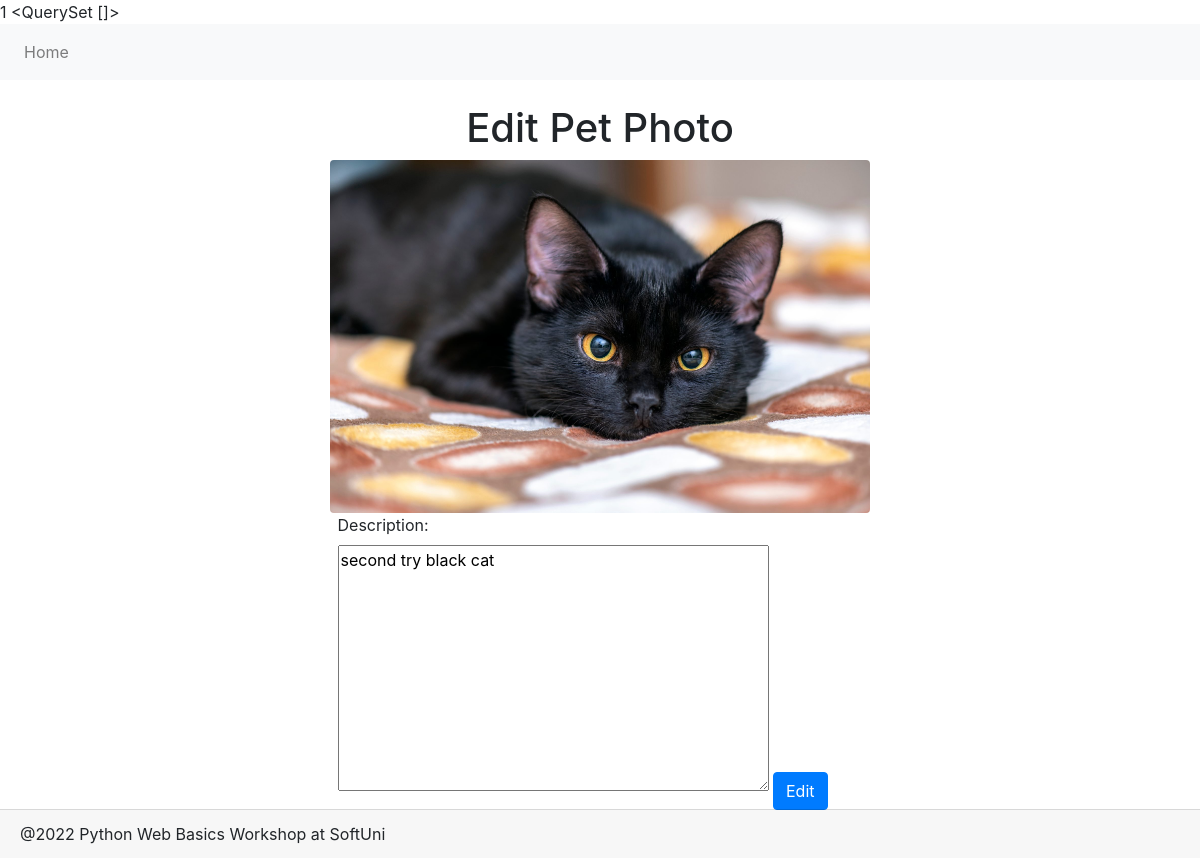
/photo/edit/2/, run on the app's committed database.
### petstagram/main/models.py (models this page shows)
class PetPhoto(models.Model):
    photo = models.ImageField(
        validators=(
        )
    )
    tagged_pets = models.ManyToManyField(
        Pet,
    )
    description = models.TextField(
        null=True,
        blank=True,
    )
    publication_date = models.DateTimeField(
        auto_now_add=True,
    )
    likes = models.IntegerField(
        default=0,
    )
    user = models.ForeignKey(
        UserModel,
        on_delete=models.CASCADE
    )

### petstagram/main/views/pet_photos.py (the view, shortened to what this page needs)
# urls.py: path('photo/edit/<int:pk>/', EditPetPhotoView.as_view(), name='edit pet photo'),
class EditPetPhotoView(views.UpdateView):
    model = PetPhoto
    template_name = 'mian/photo_edit.html'
    fields = ('description',)

### templates/mian/photo_edit.html (shortened to what this page needs)
{% extends 'base.html' %}
{% block page_content %}
<div class="container mb-5 ">
    <h1 class="text-center">Edit Pet Photo</h1>
    <img src="{{ object.photo.url }}"
         class="w-50 rounded mx-auto d-block" alt="Photo description">
    <div class="row">
        <div class="col-lg-3"></div>
        <div class="col-lg-6">
            <form method="POST" action="{% url 'edit pet photo' object.pk %}">
                {{ form }}
                <button class="btn btn-primary mt-2" type="submit">Edit</button>
            </form>
        </div>
        <div class="col-lg-3"></div>
    </div>
</div>
{% endblock %}

### data on the page
PetPhoto: photo (picture), description "second try black cat"

### other printed values
{{ request.clicks_count }} "1"
{{ request.last_viewed_pet_photos }} "<QuerySet []>"
